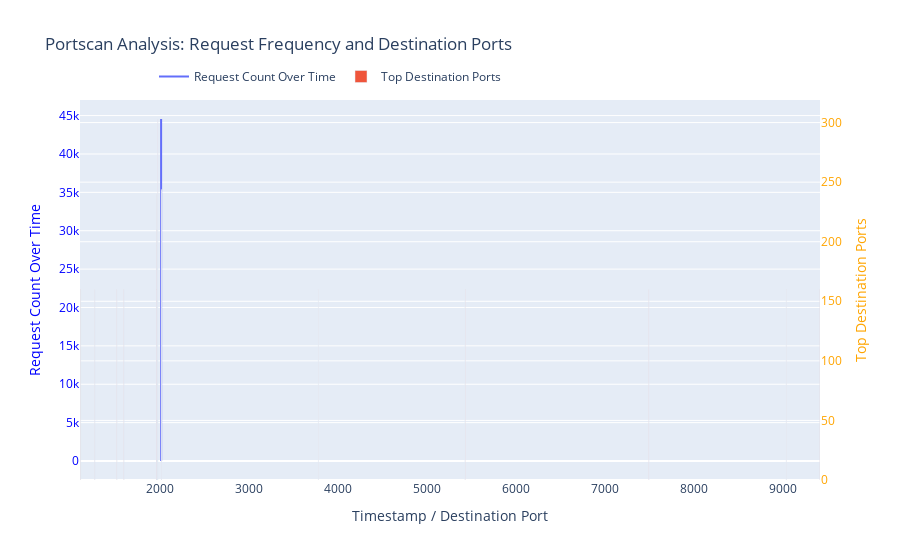

The cell this chart's notebook holds for it:
### Code cell
import plotly.graph_objects as go

# Aggregate counts by destination port
port_scan_dest_ports = port_scan_df['Dst Port'].value_counts().reset_index()
port_scan_dest_ports.columns = ['Dst Port', 'Request Count']

# Group data by timestamp to count requests
port_scan_time_series = port_scan_df.groupby(port_scan_df['Timestamp'].dt.floor('T')).size().reset_index(name='Request Count')

# Create a combined figure
fig = go.Figure()

# Add time-series line chart for request frequency
fig.add_trace(
    go.Scatter(
        x=port_scan_time_series['Timestamp'],
        y=port_scan_time_series['Request Count'],
        mode='lines',
        name='Request Count Over Time',
        yaxis='y1'
    )
)

# Add bar chart for top destination ports
fig.add_trace(
    go.Bar(
        x=port_scan_dest_ports['Dst Port'].head(20),
        y=port_scan_dest_ports['Request Count'].head(20),
        name='Top Destination Ports',
        yaxis='y2'
    )
)

# Update layout to include two y-axes
fig.update_layout(
    title="Portscan Analysis: Request Frequency and Destination Ports",
    xaxis=dict(title="Timestamp / Destination Port"),
    yaxis=dict(
        title="Request Count Over Time",
        titlefont=dict(color="blue"),
        tickfont=dict(color="blue"),
    ),
    yaxis2=dict(
        title="Top Destination Ports",
        titlefont=dict(color="orange"),
        tickfont=dict(color="orange"),
        anchor="free",
        overlaying="y",
        side="right",
        position=1.0
    ),
    legend=dict(x=0.1, y=1.1, orientation="h")
)

# Show plot
fig.show()

### Figure 1 — Plotly figure (JSON) as saved in the notebook; plotly's stock layout.template omitted (floating-point values rounded to 4 significant figures)
{"data": [{"mode": "lines", "name": "Request Count Over Time", "type": "scatter", "x": ["2017-07-07T16:55:00", "2017-07-07T16:56:00", "2017-07-07T16:57:00", "2017-07-07T16:58:00", "2017-07-07T16:59:00", "2017-07-07T17:00:00", "2017-07-07T17:14:00", "2017-07-07T17:15:00", "2017-07-07T17:16:00", "2017-07-07T17:51:00", "2017-07-07T17:52:00", "2017-07-07T17:53:00", "2017-07-07T17:54:00", "2017-07-07T17:55:00", "2017-07-07T17:56:00", "2017-07-07T18:03:00", "2017-07-07T18:08:00", "2017-07-07T18:09:00", "2017-07-07T18:10:00", "2017-07-07T18:12:00", "2017-07-07T18:13:00", "2017-07-07T18:14:00", "2017-07-07T18:15:00", "2017-07-07T18:21:00", "2017-07-07T18:22:00", "2017-07-07T18:23:00"], "y": [30, 45, 29, 11, 62, 49, 60, 54, 4, 10905, 43586, 3953, 34660, 44556, 991, 2, 4999, 4023, 2005, 1, 11, 12, 1, 2, 5012, 4003], "yaxis": "y"}, {"name": "Top Destination Ports", "type": "bar", "x": ["80", "21", "22", "443", "444", "139", "445", "1272", "1113", "3784", "9040", "5432", "1600", "1521", "21571", "7496", "1107", "9418", "55055", "513"], "y": [303, 244, 243, 240, 210, 197, 179, 160, 160, 160, 160, 160, 160, 160, 160, 160, 160, 160, 160, 160], "yaxis": "y2"}], "layout": {"legend": {"orientation": "h", "x": 0.1, "y": 1.1}, "title": {"text": "Portscan Analysis: Request Frequency and Destination Ports"}, "xaxis": {"title": {"text": "Timestamp / Destination Port"}}, "yaxis": {"tickfont": {"color": "blue"}, "title": {"font": {"color": "blue"}, "text": "Request Count Over Time"}}, "yaxis2": {"anchor": "free", "overlaying": "y", "position": 1, "side": "right", "tickfont": {"color": "orange"}, "title": {"font": {"color": "orange"}, "text": "Top Destination Ports"}}}}
